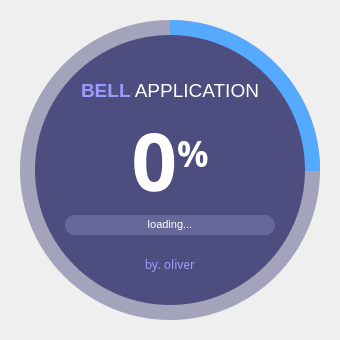
<?xml version="1.0" encoding="UTF-8"?>
<ui version="4.0">
 <class>MainWindow</class>
 <widget class="QMainWindow" name="MainWindow">
  <property name="geometry">
   <rect>
    <x>0</x>
    <y>0</y>
    <width>340</width>
    <height>340</height>
   </rect>
  </property>
  <property name="windowTitle">
   <string>MainWindow</string>
  </property>
  <widget class="QWidget" name="centralwidget">
   <widget class="QFrame" name="frame">
    <property name="geometry">
     <rect>
      <x>10</x>
      <y>10</y>
      <width>320</width>
      <height>320</height>
     </rect>
    </property>
    <property name="frameShape">
     <enum>QFrame::NoFrame</enum>
    </property>
    <property name="frameShadow">
     <enum>QFrame::Raised</enum>
    </property>
    <widget class="QFrame" name="frame_3">
     <property name="geometry">
      <rect>
       <x>10</x>
       <y>10</y>
       <width>300</width>
       <height>300</height>
      </rect>
     </property>
     <property name="styleSheet">
      <string notr="true">border-radius: 150px;
background-color: rgba(77, 77, 127, 120);</string>
     </property>
     <property name="frameShape">
      <enum>QFrame::StyledPanel</enum>
     </property>
     <property name="frameShadow">
      <enum>QFrame::Raised</enum>
     </property>
    </widget>
    <widget class="QFrame" name="frame_2">
     <property name="geometry">
      <rect>
       <x>10</x>
       <y>10</y>
       <width>300</width>
       <height>300</height>
      </rect>
     </property>
     <property name="styleSheet">
      <string notr="true">QFrame{
border-radius: 150px;
background-color: qconicalgradient(cx:0.5, cy:0.5, angle:90, stop:0.749 rgba(255, 0, 127, 0), stop:0.75 rgba(85, 170, 255, 255));

}</string>
     </property>
     <property name="frameShape">
      <enum>QFrame::NoFrame</enum>
     </property>
     <property name="frameShadow">
      <enum>QFrame::Raised</enum>
     </property>
    </widget>
    <widget class="QFrame" name="frame_5">
     <property name="geometry">
      <rect>
       <x>25</x>
       <y>25</y>
       <width>270</width>
       <height>270</height>
      </rect>
     </property>
     <property name="styleSheet">
      <string notr="true">QFrame{

border-radius: 135px;

background-color: rgb(77, 77, 127);
}</string>
     </property>
     <property name="frameShape">
      <enum>QFrame::NoFrame</enum>
     </property>
     <property name="frameShadow">
      <enum>QFrame::Raised</enum>
     </property>
     <widget class="QLabel" name="label">
      <property name="geometry">
       <rect>
        <x>20</x>
        <y>40</y>
        <width>230</width>
        <height>31</height>
       </rect>
      </property>
      <property name="font">
       <font>
        <family>Segoe UI</family>
        <pointsize>14</pointsize>
        <weight>50</weight>
        <bold>false</bold>
       </font>
      </property>
      <property name="styleSheet">
       <string notr="true">background-color:none;
color: rgb(255, 255, 255);</string>
      </property>
      <property name="text">
       <string>&lt;html&gt;&lt;head/&gt;&lt;body&gt;&lt;p&gt;&lt;span style=&quot; font-weight:600; color:#9b9bff;&quot;&gt;BELL&lt;/span&gt; APPLICATION&lt;/p&gt;&lt;/body&gt;&lt;/html&gt;</string>
      </property>
      <property name="alignment">
       <set>Qt::AlignCenter</set>
      </property>
     </widget>
     <widget class="QLabel" name="label_2">
      <property name="geometry">
       <rect>
        <x>10</x>
        <y>70</y>
        <width>250</width>
        <height>90</height>
       </rect>
      </property>
      <property name="font">
       <font>
        <family>Showcard Gothic</family>
        <pointsize>60</pointsize>
        <weight>75</weight>
        <bold>true</bold>
       </font>
      </property>
      <property name="styleSheet">
       <string notr="true">background-color:none;
color: rgb(255, 255, 255);</string>
      </property>
      <property name="text">
       <string>&lt;html&gt;&lt;head/&gt;&lt;body&gt;&lt;p&gt;0&lt;span style=&quot; font-size:39pt; vertical-align:super;&quot;&gt;%&lt;/span&gt;&lt;/p&gt;&lt;/body&gt;&lt;/html&gt;</string>
      </property>
      <property name="alignment">
       <set>Qt::AlignCenter</set>
      </property>
     </widget>
     <widget class="QLabel" name="label_4">
      <property name="geometry">
       <rect>
        <x>30</x>
        <y>180</y>
        <width>210</width>
        <height>20</height>
       </rect>
      </property>
      <property name="font">
       <font>
        <family>Segoe UI</family>
        <pointsize>8</pointsize>
        <weight>50</weight>
        <bold>false</bold>
       </font>
      </property>
      <property name="styleSheet">
       <string notr="true">QLabel{

border-radius : 10px;
	background-color: rgb(103, 103, 154);
color: #FFFFFF

}</string>
      </property>
      <property name="text">
       <string>&lt;html&gt;&lt;head/&gt;&lt;body&gt;&lt;p&gt;loading...&lt;/p&gt;&lt;/body&gt;&lt;/html&gt;</string>
      </property>
      <property name="alignment">
       <set>Qt::AlignCenter</set>
      </property>
     </widget>
     <widget class="QLabel" name="label_3">
      <property name="geometry">
       <rect>
        <x>90</x>
        <y>220</y>
        <width>90</width>
        <height>20</height>
       </rect>
      </property>
      <property name="font">
       <font>
        <family>Segoe Print</family>
        <pointsize>9</pointsize>
        <weight>50</weight>
        <bold>false</bold>
       </font>
      </property>
      <property name="styleSheet">
       <string notr="true">background-color:none;
color: rgb(255, 255, 255);
color: rgb(155, 155, 255);</string>
      </property>
      <property name="text">
       <string>&lt;html&gt;&lt;head/&gt;&lt;body&gt;&lt;p&gt;by. oliver&lt;/p&gt;&lt;/body&gt;&lt;/html&gt;</string>
      </property>
      <property name="alignment">
       <set>Qt::AlignCenter</set>
      </property>
     </widget>
    </widget>
   </widget>
  </widget>
 </widget>
 <resources/>
 <connections/>
</ui>
